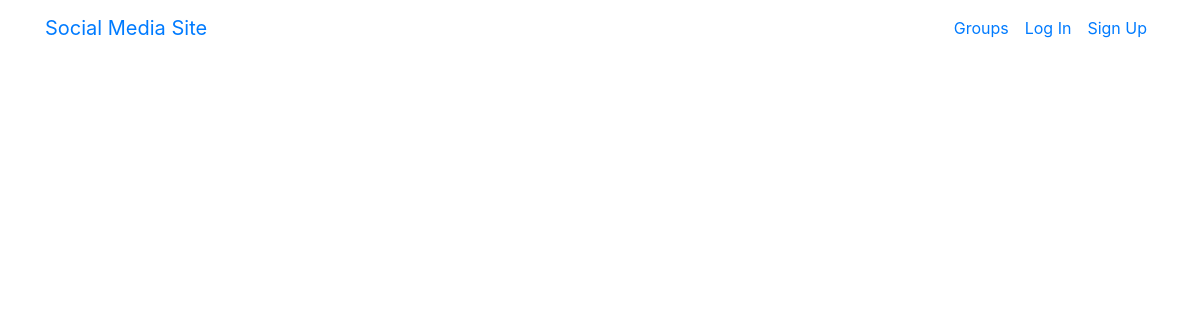
The app's page /posts/, older data.
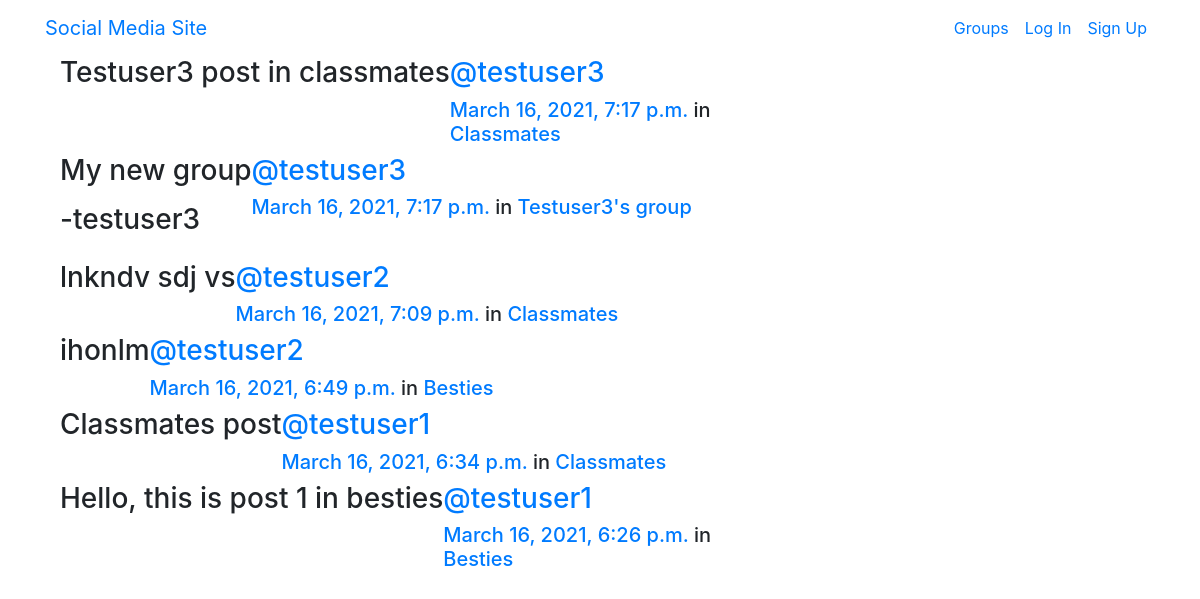
The same page, newer data.
### posts/models.py (models this page shows, shortened)
class Post(models.Model):
    user = models.ForeignKey(User,related_name='posts',on_delete=models.CASCADE)
    created_at = models.DateTimeField(auto_now=True)
    message = models.TextField()
    message_html = models.TextField(editable=False)
    group = models.ForeignKey(Group,related_name='posts',null=True,blank=True,on_delete=models.CASCADE)
    class Meta:
        ordering = ['-created_at']
        unique_together = ['user','message']

### groups/models.py (models this page shows, shortened)
class Group(models.Model):
    name = models.CharField(max_length=255,unique=True)
    slug = models.SlugField(allow_unicode=True,unique=True)
    description = models.TextField(blank=True,default='')
    description_html = models.TextField(editable=False,default='',blank=True)
    members = models.ManyToManyField(User,through='GroupMember')
    class Meta:
        ordering = ['name']

### posts/views.py (the view)
# urls.py: path('',views.PostList.as_view(),name='all'),
class PostList(SelectRelatedMixin,generic.ListView):
    model = models.Post
    select_related = ('user','group')

### posts/templates/posts/post_list.html (shortened to what this page needs)
{% extends "posts/post_base.html" %}
{% block post_content %}
<div class="col-md-8">
  {% for post in post_list %}
    {% include 'posts/_post.html' %}
  {% endfor %}
</div>
{% endblock%}

### posts/templates/posts/_post.html (shortened to what this page needs)
<div class="post media">
  <h3>{{post.message_html|safe}}</h3>
  <div class="media-body">
    <h3 class='mr-5'><a href="{% url 'posts:for_user' username=post.user.username %}">@{{post.user.username}}</a></h3>
    <h5>
    <time class='time'>
      <a href="{% url 'posts:single' username=post.user.username pk=post.pk %}">{{post.created_at}}</a>
    </time>
    {% if post.group %}
			<span class="group-name">in <a href="#">{{ post.group.name }}</a></span>
		{% endif %}
    </h5>
  </div>
</div>

Row changes from the older to the newer data that the page shows:
added Post: message_html "Testuser3 post in classmates", user.username "testuser3", created_at "March 16, 2021, 7:17 p.m.", group.name "Classmates"
added Post: message_html "My new group -testuser3", user.username "testuser3", created_at "March 16, 2021, 7:17 p.m.", group.name "Testuser3's group"
added Post: message_html "lnkndv sdj vs", user.username "testuser2", created_at "March 16, 2021, 7:09 p.m.", group.name "Classmates"
added Post: message_html "ihonlm", user.username "testuser2", created_at "March 16, 2021, 6:49 p.m.", group.name "Besties"
added Post: message_html "Classmates post", user.username "testuser1", created_at "March 16, 2021, 6:34 p.m.", group.name "Classmates"
added Post: message_html "Hello, this is post 1 in besties", user.username "testuser1", created_at "March 16, 2021, 6:26 p.m.", group.name "Besties"
